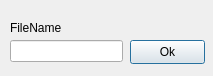
<?xml version="1.0" encoding="UTF-8"?>
<ui version="4.0">
 <class>EnterFileDialog</class>
 <widget class="QDialog" name="EnterFileDialog">
  <property name="geometry">
   <rect>
    <x>0</x>
    <y>0</y>
    <width>213</width>
    <height>76</height>
   </rect>
  </property>
  <property name="windowTitle">
   <string>Dialog</string>
  </property>
  <widget class="QLineEdit" name="editFileName">
   <property name="geometry">
    <rect>
     <x>10</x>
     <y>40</y>
     <width>113</width>
     <height>22</height>
    </rect>
   </property>
  </widget>
  <widget class="QPushButton" name="btnEnterData">
   <property name="geometry">
    <rect>
     <x>130</x>
     <y>40</y>
     <width>75</width>
     <height>24</height>
    </rect>
   </property>
   <property name="text">
    <string>Ok</string>
   </property>
  </widget>
  <widget class="QLabel" name="label">
   <property name="geometry">
    <rect>
     <x>10</x>
     <y>20</y>
     <width>61</width>
     <height>16</height>
    </rect>
   </property>
   <property name="text">
    <string>FileName</string>
   </property>
  </widget>
 </widget>
 <resources/>
 <connections/>
</ui>
